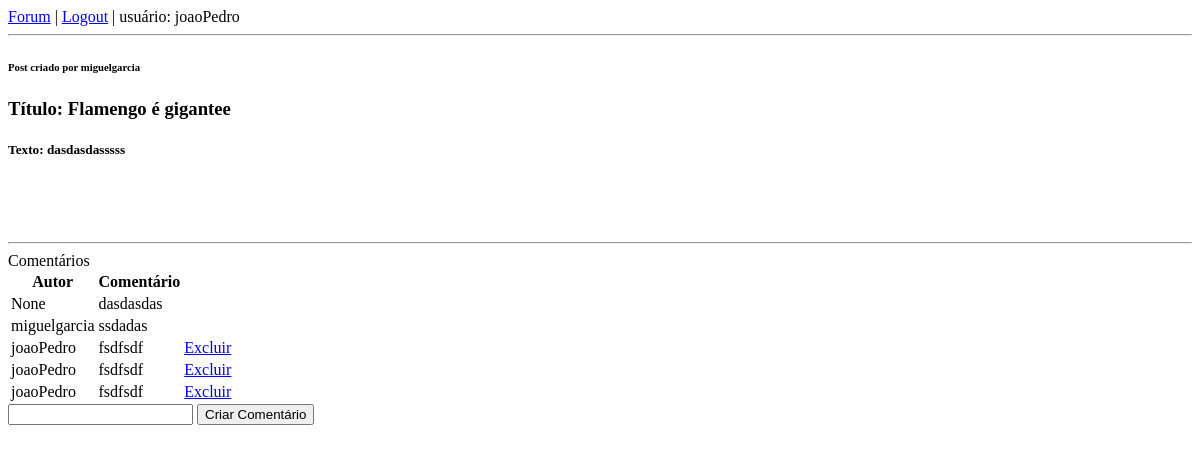
The app's page /forum/publicacao/2/ (signed in) with its own data.
### forum/models.py (models this page shows, shortened)
class Publicacao(models.Model):
    id = models.AutoField(primary_key=True)
    titulo = models.CharField(
    max_length=100, help_text='Entre com o título:')
    texto = models.CharField(
    max_length=10000, help_text='Digite o texto da publicação:')
    autor = models.ForeignKey(User, on_delete=models.CASCADE,default=None, null=True)
    data_publicacao = models.DateTimeField(auto_now_add=True, blank=True, null=True)

class Comentario(models.Model):
    id = models.AutoField(primary_key=True)
    texto = models.CharField(
    max_length=100, help_text='Digite o comentário:')
    idPublicacao  = models.ForeignKey(Publicacao,on_delete=models.CASCADE)
    autor = models.ForeignKey(User, on_delete=models.CASCADE,default=None, null=True)
    data_publicacao = models.DateTimeField(auto_now_add=True, blank=True, null=True)

### forum/views.py (the view, shortened to what this page needs)
# urls.py: path('publicacao/<int:pk>/', views.PublicacaoView.as_view(),
@method_decorator(login_required, name='dispatch')
class PublicacaoView(View):
    def get(self, request, pk, *args, **kwargs):
        publicacao = Publicacao.objects.get(pk=pk)
        comentarios = Comentario.objects.filter(idPublicacao=pk)
        user = request.user
        contexto = { 'publicacao': publicacao, 'comentarios':comentarios, 'user':user}
        return render(
                request,
                'visualizaPublicacao.html',
                contexto)

### forum/templates/visualizaPublicacao.html (shortened to what this page needs)
{% load static %}
<!DOCTYPE html>
<html>
<head>
<link rel="stylesheet" href="{% static 'forum/css/estilo.css' %}">
</head>
<body>
    {% include 'links.html' %}
    <h6>Post criado por {{publicacao.autor}}</h6>
    <h3> Título: {{publicacao.titulo}}</h3>
    <h5> Texto: {{publicacao.texto}}</h5>
    <br><br><br>
    <hr>
    <a>Comentários</a>
    <table>
     <tr><th>Autor</th><th>Comentário</th><th></th></tr>
     {% if comentarios %}
        {% for comentario in comentarios %}
            <tr>
            <td>{{ comentario.autor }}</td>
            <td>{{ comentario.texto }}</td>
            {% if comentario.autor.username == user.username %}
            <td>
                <a href="{% url 'forum:apaga-comentario' pk=comentario.id %}">Excluir</a>
            </td>
            {% else %}
            <td> </td>
            {% endif %}
        </tr>
    {% empty %}
    <tr><th colspan="5">Ninguém comentou ainda.</th></tr>
    {% endfor %}
    {% else %}
    <tr><th colspan="5">Ninguém comentou ainda.</th></tr>
    {% endif %}
    </table>
    <form>
        <input type="text" name = "comentario_nome">
        <button  method="submit" formmethod="post">
            Criar Comentário
        </button>
    </form>
</body>
</html>

### forum/templates/links.html
{% load static %}
    <a href="{% url 'forum:lista-publicacoes' %}">
    Forum</a> |
    {% if user.username  %}
    <a href="{% url 'sec-logout' %}">
        Logout</a>
    {% else %}
    <a href="{% url 'sec-login' %}">
        Login</a>
    {% endif %}
    <a>
        |  usuário: {% firstof user.username "visitante" %}
    </a>
    <hr>

### records on screen
Publicacao: autor "miguelgarcia", titulo "Flamengo é gigantee", texto "dasdasdasssss"
Comentario: autor "None", texto "dasdasdas"
Comentario: autor "miguelgarcia", texto "ssdadas"
Comentario: autor "joaoPedro", texto "fsdfsdf", shows "Excluir"
Comentario: autor "joaoPedro", texto "fsdfsdf", shows "Excluir"
Comentario: autor "joaoPedro", texto "fsdfsdf", shows "Excluir"
